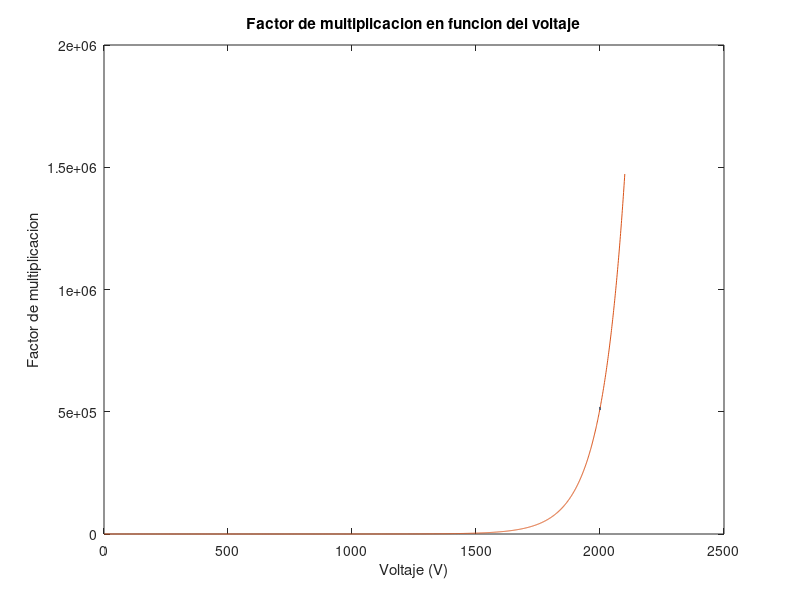

This chart was generated by the following MATLAB code:
%MvsV_code - Análisis del voltaje aplicado y el factor de multiplicación de un detector de radiación tipo contador proporcional
% Universidad EAFIT, Departamento de Ciencias Físicas
% PROYECTO INSTRUMENTAL 3 - INFORME DE PROYECTO DE MATERIA 2
%
% Inputs:
%    a - Radio del ánodo (m)
%    b - Radio del cátodo o carcasa (m)
%    P - Presión atmosférica (atm)
%    K - Parámetro de Diethorn 1/Constante dependiente del gas (V/m*atm)
%    deltaV - Parámetro de Diethorn (V)
%
% Outputs:
%    M - Factor de multiplicación
%    p - Valor de M para 2000V
%
% Otros archivos .m requeridos: ninguno
% Subfunciones: ninguna
% Archivos MAT requeridos: none
%
% Autor: Maria Paula Rey Barrera/Melissa Tamayo Sepúlveda 
% email: mpreyb@eafit.edu.co/mtamayos@eafit.edu.co
% Octubre 2020; Última revisión: 23-Oct-2020

%------------- INICIO CÓDIGO --------------


clc 
clear all
close all
a = 0.00001;
b = 0.02;
P = 1;
K = 4800000;
deltaV = 23.6; 
y(2100)= 0.0;
x(2100)= 0.0;
r1=0.1;
r2=0.1;
r3=0.1;
r4=0.1;
r5=0.1;

for i = 1:1:2100
    x(i)=i;
    r1=i*log(2);
    r2=log(b/a)*deltaV;
    r3=P*a*log(b/a);
    r4=log(i/r3);
    r5=r4-log(K);
    y(i)= exp((r1/r2)*(r5));
    if i==2000
        p = y(i);
    end
end


figure('Name','Análisis de factor de multiplicacion');
plot (2000,p,'.'); hold on
plot(x, y), xlabel('Voltaje (V)'), ylabel('Factor de multiplicacion'), title('Factor de multiplicacion en funcion del voltaje');

%------------- FIN DEL CÓDIGO --------------


